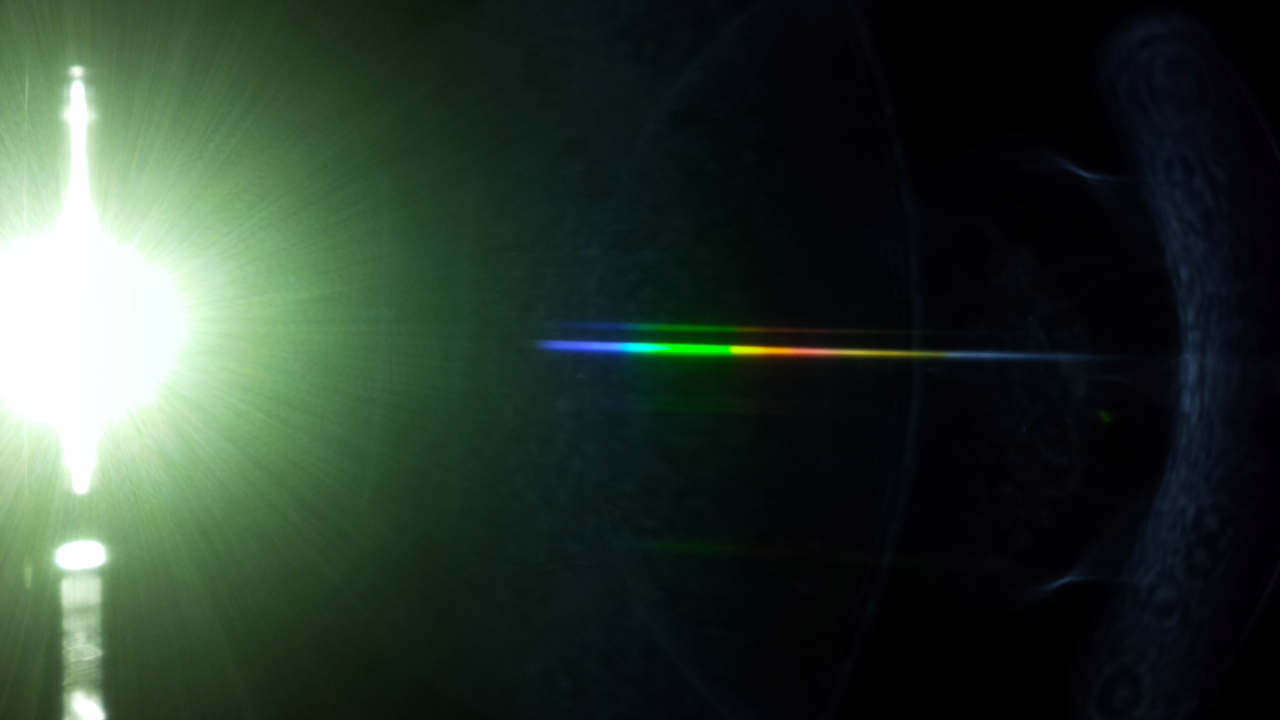
#> input picture pi/get data/dirt.png, 1280 x 720 px
$ python spec.py
#> lines starting #> are read from the running program, lines starting #| are printed output that depends on the picture; after the words box and inside, x2 and y2 are one past the last pixel; in counts of white or black regions, pixels touching at a corner belong together
import cv2
import numpy as np
import time

im = cv2.imread('dirt.png')
#> im is the input picture: shape (720, 1280, 3); mean B, G, R 45.6, 56, 42


w = 600
h = 200
x = 470
y = 250
im = im[y:y+h, x:x + w]
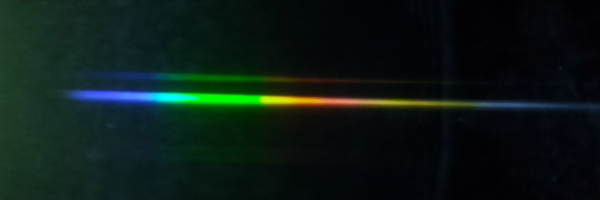
#> im: shape (200, 600, 3); mean B, G, R 21.8, 26.4, 12.4


gray_image = cv2.cvtColor(im, cv2.COLOR_BGR2GRAY)
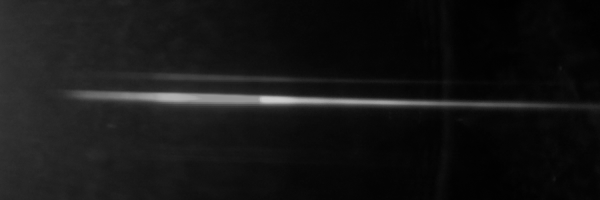
#> gray_image: shape (200, 600); min 1, max 204, mean 21.6

# Basic threshold example
th, dst = cv2.threshold(gray_image, 70, 255, cv2.THRESH_BINARY);
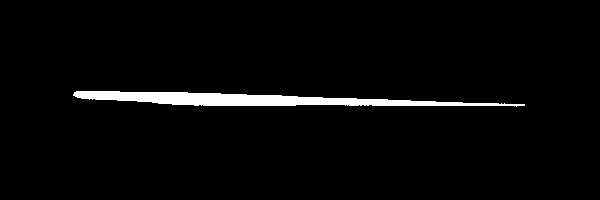
#> dst: shape (200, 600); 3% white; 1 white region, box (x1, y1, x2, y2) and area: (73, 91, 525, 107) 3599

start = [0,0]
end = [0,0]

for col in range(0,len(dst[0])):

	pix = []

	for row in range(0,len(dst)):
		if dst[row][col] != 0:
			pix.append(row)
	if start == [0,0] and len(pix) != 0:
		top = pix[0]
		bottom = pix[-1]

		r = int(top + (bottom - top)/2)

		start = [col, r]
	elif start != [0,0] and len(pix) != 0:
		top = pix[0]
		bottom = pix[-1]

		r = int(top + (bottom - top)/2)

		end = [col, r]
#> this loop made 600 passes
#> (top, bottom, r, end) on passes 75 to 86: (92, 95, 93, [74, 93]), (92, 96, 94, [75, 94]), (91, 96, 93, [76, 93]), (91, 97, 94, [77, 94]), (91, 97, 94, [78, 94]), (91, 97, 94, [79, 94]), (91, 97, 94, [80, 94]), (91, 98, 94, [81, 94]), (91, 98, 94, [82, 94]), (91, 98, 94, [83, 94]), (91, 98, 94, [84, 94]), (91, 98, 94, [85, 94])
#> (top, bottom, r, start) on pass 74: (94, 95, 94, [73, 94])


res = cv2.bitwise_and(im, im,mask = dst)
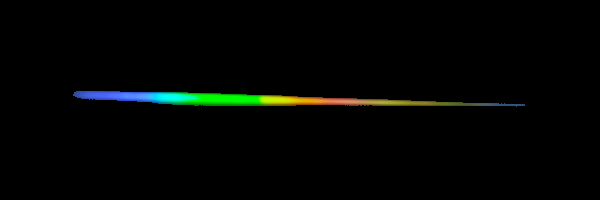
#> res: shape (200, 600, 3); mean B, G, R 2.6, 4.6, 2.4


m = float( (start[1]-end[1])/(start[0]-end[0]))
#> m = 0.0222

c = start[1] - m*start[0]
#> c = 92.38

spectrum = []
for x in range(start[0], end[0] + 1 ):
	y = int(m*x + c)
	#cv2.circle(res, (x, y), 5, (255,255,255), -1)
	spectrum.append(im[y][x])
#> this loop made 452 passes
#> y on passes 1 to 3: 94, 94, 94
#> after the loop, spectrum = 452 items, first 6: [135, 74, 46], [150, 74, 47], [151, 75, 48], [164, 76, 50], [165, 77, 51], [175, 80, 52]


blank_image = np.zeros((200,len(spectrum),3), np.uint8)
#> blank_image: shape (200, 452, 3); every value is 0


for x,s in enumerate(spectrum):
	for y  in range(200):
		blank_image[y][x] = s
#> this loop made 452 passes
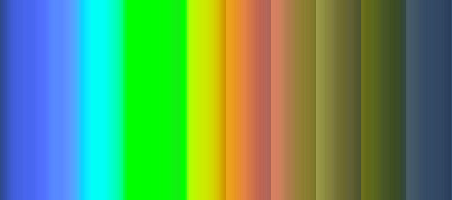
#> blank_image: shape (200, 452, 3); mean of channels 0, 1, 2 96.8, 152.2, 93.7; drawn as B, G, R


cv2.imshow("blank_image", blank_image)
cv2.imwrite('Sdirt.png', blank_image)

print(len(spectrum))
#| 452


cv2.waitKey(0)
